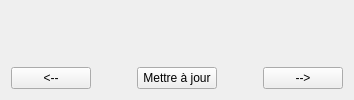
       <widget class="QWidget" name="_tabSliceHistogram">
        <attribute name="title">
         <string>1. Z-Mouvement par coupe</string>
        </attribute>
        <layout class="QVBoxLayout" name="verticalLayout_17">
         <item>
          <widget class="QwtPlot" name="_plotSliceHistogram"/>
         </item>
         <item>
          <layout class="QHBoxLayout" name="horizontalLayout_4">
           <item>
            <widget class="QPushButton" name="_buttonPreviousMaximum">
             <property name="toolTip">
              <string>Aller au maximum précédent</string>
             </property>
             <property name="text">
              <string>&lt;--</string>
             </property>
            </widget>
           </item>
           <item>
            <spacer name="horizontalSpacer_3">
             <property name="orientation">
              <enum>Qt::Horizontal</enum>
             </property>
             <property name="sizeHint" stdset="0">
              <size>
               <width>40</width>
               <height>20</height>
              </size>
             </property>
            </spacer>
           </item>
           <item>
            <widget class="QPushButton" name="_buttonUpdateSliceHistogram">
             <property name="toolTip">
              <string>Mettre à jour l'histogramme</string>
             </property>
             <property name="text">
              <string>Mettre à jour</string>
             </property>
            </widget>
           </item>
           <item>
            <spacer name="horizontalSpacer_4">
             <property name="orientation">
              <enum>Qt::Horizontal</enum>
             </property>
             <property name="sizeHint" stdset="0">
              <size>
               <width>40</width>
               <height>20</height>
              </size>
             </property>
            </spacer>
           </item>
           <item>
            <widget class="QPushButton" name="_buttonNextMaximum">
             <property name="toolTip">
              <string>Aller au maximum suivant</string>
             </property>
             <property name="text">
              <string>--&gt;</string>
             </property>
            </widget>
           </item>
          </layout>
         </item>
        </layout>
       </widget>
